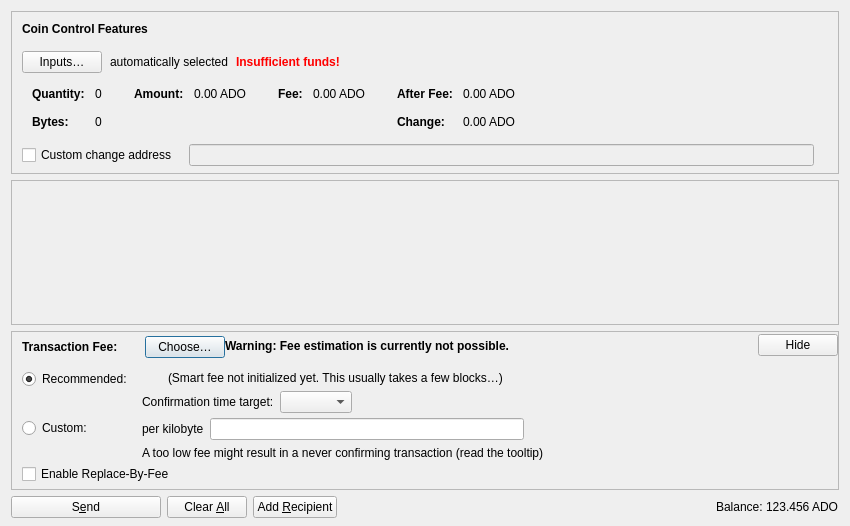
<?xml version="1.0" encoding="UTF-8"?>
<ui version="4.0">
 <class>SendCoinsDialog</class>
 <widget class="QDialog" name="SendCoinsDialog">
  <property name="geometry">
   <rect>
    <x>0</x>
    <y>0</y>
    <width>850</width>
    <height>526</height>
   </rect>
  </property>
  <property name="windowTitle">
   <string>Send Coins</string>
  </property>
  <layout class="QVBoxLayout" name="verticalLayout" stretch="0,1,0,0">
   <property name="bottomMargin">
    <number>8</number>
   </property>
   <item>
    <widget class="QFrame" name="frameCoinControl">
     <property name="sizePolicy">
      <sizepolicy hsizetype="Expanding" vsizetype="Expanding">
       <horstretch>0</horstretch>
       <verstretch>0</verstretch>
      </sizepolicy>
     </property>
     <property name="maximumSize">
      <size>
       <width>16777215</width>
       <height>16777215</height>
      </size>
     </property>
     <property name="frameShape">
      <enum>QFrame::StyledPanel</enum>
     </property>
     <property name="frameShadow">
      <enum>QFrame::Sunken</enum>
     </property>
     <layout class="QVBoxLayout" name="verticalLayoutCoinControl2">
      <property name="spacing">
       <number>0</number>
      </property>
      <property name="leftMargin">
       <number>0</number>
      </property>
      <property name="topMargin">
       <number>0</number>
      </property>
      <property name="rightMargin">
       <number>0</number>
      </property>
      <property name="bottomMargin">
       <number>6</number>
      </property>
      <item>
       <layout class="QVBoxLayout" name="verticalLayoutCoinControl" stretch="0,0,0,0,1">
        <property name="spacing">
         <number>0</number>
        </property>
        <property name="leftMargin">
         <number>10</number>
        </property>
        <property name="topMargin">
         <number>10</number>
        </property>
        <item>
         <layout class="QHBoxLayout" name="horizontalLayoutCoinControl1">
          <property name="bottomMargin">
           <number>15</number>
          </property>
          <item>
           <widget class="QLabel" name="labelCoinControlFeatures">
            <property name="sizePolicy">
             <sizepolicy hsizetype="Preferred" vsizetype="Maximum">
              <horstretch>0</horstretch>
              <verstretch>0</verstretch>
             </sizepolicy>
            </property>
            <property name="font">
             <font>
              <weight>75</weight>
              <bold>true</bold>
             </font>
            </property>
            <property name="styleSheet">
             <string notr="true">font-weight:bold;</string>
            </property>
            <property name="text">
             <string>Coin Control Features</string>
            </property>
           </widget>
          </item>
         </layout>
        </item>
        <item>
         <layout class="QHBoxLayout" name="horizontalLayoutCoinControl2" stretch="0,0,0,0">
          <property name="spacing">
           <number>8</number>
          </property>
          <property name="bottomMargin">
           <number>10</number>
          </property>
          <item>
           <widget class="QPushButton" name="pushButtonCoinControl">
            <property name="styleSheet">
             <string notr="true"/>
            </property>
            <property name="text">
             <string>Inputs…</string>
            </property>
            <property name="autoDefault">
             <bool>false</bool>
            </property>
           </widget>
          </item>
          <item>
           <widget class="QLabel" name="labelCoinControlAutomaticallySelected">
            <property name="text">
             <string>automatically selected</string>
            </property>
            <property name="margin">
             <number>5</number>
            </property>
           </widget>
          </item>
          <item>
           <widget class="QLabel" name="labelCoinControlInsuffFunds">
            <property name="font">
             <font>
              <weight>75</weight>
              <bold>true</bold>
             </font>
            </property>
            <property name="styleSheet">
             <string notr="true">color:red;font-weight:bold;</string>
            </property>
            <property name="text">
             <string>Insufficient funds!</string>
            </property>
            <property name="margin">
             <number>5</number>
            </property>
           </widget>
          </item>
          <item>
           <spacer name="horizontalSpacerCoinControl">
            <property name="orientation">
             <enum>Qt::Horizontal</enum>
            </property>
            <property name="sizeHint" stdset="0">
             <size>
              <width>40</width>
              <height>1</height>
             </size>
            </property>
           </spacer>
          </item>
         </layout>
        </item>
        <item>
         <widget class="QWidget" name="widgetCoinControl" native="true">
          <property name="sizePolicy">
           <sizepolicy hsizetype="Preferred" vsizetype="Preferred">
            <horstretch>0</horstretch>
            <verstretch>0</verstretch>
           </sizepolicy>
          </property>
          <property name="minimumSize">
           <size>
            <width>0</width>
            <height>0</height>
           </size>
          </property>
          <property name="styleSheet">
           <string notr="true"/>
          </property>
          <layout class="QHBoxLayout" name="horizontalLayoutCoinControl5">
           <property name="leftMargin">
            <number>0</number>
           </property>
           <property name="topMargin">
            <number>0</number>
           </property>
           <property name="rightMargin">
            <number>0</number>
           </property>
           <property name="bottomMargin">
            <number>0</number>
           </property>
           <item>
            <layout class="QHBoxLayout" name="horizontalLayoutCoinControl3" stretch="0,0,0,1">
             <property name="spacing">
              <number>20</number>
             </property>
             <property name="topMargin">
              <number>0</number>
             </property>
             <property name="bottomMargin">
              <number>10</number>
             </property>
             <item>
              <layout class="QFormLayout" name="formLayoutCoinControl1">
               <property name="labelAlignment">
                <set>Qt::AlignLeft|Qt::AlignVCenter</set>
               </property>
               <property name="horizontalSpacing">
                <number>10</number>
               </property>
               <property name="verticalSpacing">
                <number>14</number>
               </property>
               <property name="leftMargin">
                <number>10</number>
               </property>
               <property name="topMargin">
                <number>4</number>
               </property>
               <property name="rightMargin">
                <number>6</number>
               </property>
               <item row="0" column="0">
                <widget class="QLabel" name="labelCoinControlQuantityText">
                 <property name="font">
                  <font>
                   <weight>75</weight>
                   <bold>true</bold>
                  </font>
                 </property>
                 <property name="text">
                  <string>Quantity:</string>
                 </property>
                 <property name="margin">
                  <number>0</number>
                 </property>
                </widget>
               </item>
               <item row="0" column="1">
                <widget class="QLabel" name="labelCoinControlQuantity">
                 <property name="cursor">
                  <cursorShape>IBeamCursor</cursorShape>
                 </property>
                 <property name="contextMenuPolicy">
                  <enum>Qt::ActionsContextMenu</enum>
                 </property>
                 <property name="text">
                  <string notr="true">0</string>
                 </property>
                 <property name="margin">
                  <number>0</number>
                 </property>
                 <property name="textInteractionFlags">
                  <set>Qt::LinksAccessibleByMouse|Qt::TextSelectableByKeyboard|Qt::TextSelectableByMouse</set>
                 </property>
                </widget>
               </item>
               <item row="1" column="0">
                <widget class="QLabel" name="labelCoinControlBytesText">
                 <property name="font">
                  <font>
                   <weight>75</weight>
                   <bold>true</bold>
                  </font>
                 </property>
                 <property name="text">
                  <string>Bytes:</string>
                 </property>
                </widget>
               </item>
               <item row="1" column="1">
                <widget class="QLabel" name="labelCoinControlBytes">
                 <property name="cursor">
                  <cursorShape>IBeamCursor</cursorShape>
                 </property>
                 <property name="contextMenuPolicy">
                  <enum>Qt::ActionsContextMenu</enum>
                 </property>
                 <property name="text">
                  <string notr="true">0</string>
                 </property>
                 <property name="textInteractionFlags">
                  <set>Qt::LinksAccessibleByMouse|Qt::TextSelectableByKeyboard|Qt::TextSelectableByMouse</set>
                 </property>
                </widget>
               </item>
              </layout>
             </item>
             <item>
              <layout class="QFormLayout" name="formLayoutCoinControl2">
               <property name="horizontalSpacing">
                <number>10</number>
               </property>
               <property name="verticalSpacing">
                <number>14</number>
               </property>
               <property name="leftMargin">
                <number>6</number>
               </property>
               <property name="topMargin">
                <number>4</number>
               </property>
               <property name="rightMargin">
                <number>6</number>
               </property>
               <item row="0" column="0">
                <widget class="QLabel" name="labelCoinControlAmountText">
                 <property name="font">
                  <font>
                   <weight>75</weight>
                   <bold>true</bold>
                  </font>
                 </property>
                 <property name="text">
                  <string>Amount:</string>
                 </property>
                 <property name="margin">
                  <number>0</number>
                 </property>
                </widget>
               </item>
               <item row="0" column="1">
                <widget class="QLabel" name="labelCoinControlAmount">
                 <property name="cursor">
                  <cursorShape>IBeamCursor</cursorShape>
                 </property>
                 <property name="contextMenuPolicy">
                  <enum>Qt::ActionsContextMenu</enum>
                 </property>
                 <property name="text">
                  <string notr="true">0.00 ADO</string>
                 </property>
                 <property name="textInteractionFlags">
                  <set>Qt::LinksAccessibleByMouse|Qt::TextSelectableByKeyboard|Qt::TextSelectableByMouse</set>
                 </property>
                </widget>
               </item>
              </layout>
             </item>
             <item>
              <layout class="QFormLayout" name="formLayoutCoinControl3">
               <property name="horizontalSpacing">
                <number>10</number>
               </property>
               <property name="verticalSpacing">
                <number>14</number>
               </property>
               <property name="leftMargin">
                <number>6</number>
               </property>
               <property name="topMargin">
                <number>4</number>
               </property>
               <property name="rightMargin">
                <number>6</number>
               </property>
               <item row="0" column="0">
                <widget class="QLabel" name="labelCoinControlFeeText">
                 <property name="font">
                  <font>
                   <weight>75</weight>
                   <bold>true</bold>
                  </font>
                 </property>
                 <property name="text">
                  <string>Fee:</string>
                 </property>
                 <property name="margin">
                  <number>0</number>
                 </property>
                </widget>
               </item>
               <item row="0" column="1">
                <widget class="QLabel" name="labelCoinControlFee">
                 <property name="cursor">
                  <cursorShape>IBeamCursor</cursorShape>
                 </property>
                 <property name="contextMenuPolicy">
                  <enum>Qt::ActionsContextMenu</enum>
                 </property>
                 <property name="text">
                  <string notr="true">0.00 ADO</string>
                 </property>
                 <property name="textInteractionFlags">
                  <set>Qt::LinksAccessibleByMouse|Qt::TextSelectableByKeyboard|Qt::TextSelectableByMouse</set>
                 </property>
                </widget>
               </item>
              </layout>
             </item>
             <item>
              <layout class="QFormLayout" name="formLayoutCoinControl4">
               <property name="labelAlignment">
                <set>Qt::AlignLeft|Qt::AlignVCenter</set>
               </property>
               <property name="horizontalSpacing">
                <number>10</number>
               </property>
               <property name="verticalSpacing">
                <number>14</number>
               </property>
               <property name="leftMargin">
                <number>6</number>
               </property>
               <property name="topMargin">
                <number>4</number>
               </property>
               <property name="rightMargin">
                <number>6</number>
               </property>
               <item row="0" column="0">
                <widget class="QLabel" name="labelCoinControlAfterFeeText">
                 <property name="font">
                  <font>
                   <weight>75</weight>
                   <bold>true</bold>
                  </font>
                 </property>
                 <property name="text">
                  <string>After Fee:</string>
                 </property>
                 <property name="margin">
                  <number>0</number>
                 </property>
                </widget>
               </item>
               <item row="0" column="1">
                <widget class="QLabel" name="labelCoinControlAfterFee">
                 <property name="cursor">
                  <cursorShape>IBeamCursor</cursorShape>
                 </property>
                 <property name="contextMenuPolicy">
                  <enum>Qt::ActionsContextMenu</enum>
                 </property>
                 <property name="text">
                  <string notr="true">0.00 ADO</string>
                 </property>
                 <property name="textInteractionFlags">
                  <set>Qt::LinksAccessibleByMouse|Qt::TextSelectableByKeyboard|Qt::TextSelectableByMouse</set>
                 </property>
                </widget>
               </item>
               <item row="1" column="0">
                <widget class="QLabel" name="labelCoinControlChangeText">
                 <property name="font">
                  <font>
                   <weight>75</weight>
                   <bold>true</bold>
                  </font>
                 </property>
                 <property name="text">
                  <string>Change:</string>
                 </property>
                </widget>
               </item>
               <item row="1" column="1">
                <widget class="QLabel" name="labelCoinControlChange">
                 <property name="cursor">
                  <cursorShape>IBeamCursor</cursorShape>
                 </property>
                 <property name="contextMenuPolicy">
                  <enum>Qt::ActionsContextMenu</enum>
                 </property>
                 <property name="text">
                  <string notr="true">0.00 ADO</string>
                 </property>
                 <property name="textInteractionFlags">
                  <set>Qt::LinksAccessibleByMouse|Qt::TextSelectableByKeyboard|Qt::TextSelectableByMouse</set>
                 </property>
                </widget>
               </item>
              </layout>
             </item>
            </layout>
           </item>
          </layout>
         </widget>
        </item>
        <item>
         <layout class="QHBoxLayout" name="horizontalLayoutCoinControl4" stretch="0,0,0">
          <property name="spacing">
           <number>12</number>
          </property>
          <property name="sizeConstraint">
           <enum>QLayout::SetDefaultConstraint</enum>
          </property>
          <property name="topMargin">
           <number>5</number>
          </property>
          <property name="rightMargin">
           <number>5</number>
          </property>
          <item>
           <widget class="QCheckBox" name="checkBoxCoinControlChange">
            <property name="toolTip">
             <string>If this is activated, but the change address is empty or invalid, change will be sent to a newly generated address.</string>
            </property>
            <property name="text">
             <string>Custom change address</string>
            </property>
           </widget>
          </item>
          <item>
           <widget class="QValidatedLineEdit" name="lineEditCoinControlChange">
            <property name="enabled">
             <bool>false</bool>
            </property>
            <property name="sizePolicy">
             <sizepolicy hsizetype="Expanding" vsizetype="Fixed">
              <horstretch>0</horstretch>
              <verstretch>0</verstretch>
             </sizepolicy>
            </property>
           </widget>
          </item>
          <item>
           <widget class="QLabel" name="labelCoinControlChangeLabel">
            <property name="sizePolicy">
             <sizepolicy hsizetype="Preferred" vsizetype="Expanding">
              <horstretch>0</horstretch>
              <verstretch>0</verstretch>
             </sizepolicy>
            </property>
            <property name="minimumSize">
             <size>
              <width>0</width>
              <height>0</height>
             </size>
            </property>
            <property name="text">
             <string/>
            </property>
            <property name="margin">
             <number>3</number>
            </property>
           </widget>
          </item>
         </layout>
        </item>
        <item>
         <spacer name="verticalSpacerCoinControl">
          <property name="orientation">
           <enum>Qt::Vertical</enum>
          </property>
          <property name="sizeHint" stdset="0">
           <size>
            <width>800</width>
            <height>1</height>
           </size>
          </property>
         </spacer>
        </item>
       </layout>
      </item>
     </layout>
    </widget>
   </item>
   <item>
    <widget class="QScrollArea" name="scrollArea">
     <property name="widgetResizable">
      <bool>true</bool>
     </property>
     <widget class="QWidget" name="scrollAreaWidgetContents">
      <property name="geometry">
       <rect>
        <x>0</x>
        <y>0</y>
        <width>830</width>
        <height>104</height>
       </rect>
      </property>
      <layout class="QVBoxLayout" name="verticalLayout_2" stretch="0,1">
       <property name="leftMargin">
        <number>0</number>
       </property>
       <property name="topMargin">
        <number>0</number>
       </property>
       <property name="rightMargin">
        <number>0</number>
       </property>
       <property name="bottomMargin">
        <number>0</number>
       </property>
       <item>
        <layout class="QVBoxLayout" name="entries">
         <property name="spacing">
          <number>6</number>
         </property>
        </layout>
       </item>
       <item>
        <spacer name="verticalSpacer">
         <property name="orientation">
          <enum>Qt::Vertical</enum>
         </property>
         <property name="sizeHint" stdset="0">
          <size>
           <width>20</width>
           <height>40</height>
          </size>
         </property>
        </spacer>
       </item>
      </layout>
     </widget>
    </widget>
   </item>
   <item>
    <widget class="QFrame" name="frameFee">
     <property name="sizePolicy">
      <sizepolicy hsizetype="Expanding" vsizetype="Expanding">
       <horstretch>0</horstretch>
       <verstretch>0</verstretch>
      </sizepolicy>
     </property>
     <property name="maximumSize">
      <size>
       <width>16777215</width>
       <height>16777215</height>
      </size>
     </property>
     <property name="frameShape">
      <enum>QFrame::StyledPanel</enum>
     </property>
     <property name="frameShadow">
      <enum>QFrame::Sunken</enum>
     </property>
     <layout class="QVBoxLayout" name="verticalLayoutFee1">
      <property name="spacing">
       <number>0</number>
      </property>
      <property name="leftMargin">
       <number>0</number>
      </property>
      <property name="topMargin">
       <number>0</number>
      </property>
      <property name="rightMargin">
       <number>0</number>
      </property>
      <property name="bottomMargin">
       <number>0</number>
      </property>
      <item>
       <layout class="QVBoxLayout" name="verticalLayoutFee2" stretch="0,0,0">
        <property name="spacing">
         <number>0</number>
        </property>
        <property name="leftMargin">
         <number>10</number>
        </property>
        <property name="topMargin">
         <number>0</number>
        </property>
        <item>
         <layout class="QHBoxLayout" name="horizontalLayoutFee1">
          <property name="bottomMargin">
           <number>0</number>
          </property>
          <item>
           <layout class="QVBoxLayout" name="verticalLayoutFee7">
            <property name="spacing">
             <number>0</number>
            </property>
            <item>
             <spacer name="verticalSpacerSmartFee">
              <property name="orientation">
               <enum>Qt::Vertical</enum>
              </property>
              <property name="sizeType">
               <enum>QSizePolicy::Fixed</enum>
              </property>
              <property name="sizeHint" stdset="0">
               <size>
                <width>1</width>
                <height>4</height>
               </size>
              </property>
             </spacer>
            </item>
            <item>
             <layout class="QHBoxLayout" name="horizontalLayoutSmartFee">
              <property name="spacing">
               <number>10</number>
              </property>
              <item>
               <widget class="QLabel" name="labelFeeHeadline">
                <property name="sizePolicy">
                 <sizepolicy hsizetype="Preferred" vsizetype="Maximum">
                  <horstretch>0</horstretch>
                  <verstretch>0</verstretch>
                 </sizepolicy>
                </property>
                <property name="font">
                 <font>
                  <weight>75</weight>
                  <bold>true</bold>
                 </font>
                </property>
                <property name="styleSheet">
                 <string notr="true">font-weight:bold;</string>
                </property>
                <property name="text">
                 <string>Transaction Fee:</string>
                </property>
               </widget>
              </item>
              <item>
               <widget class="QLabel" name="labelFeeMinimized">
                <property name="text">
                 <string/>
                </property>
               </widget>
              </item>
              <item>
               <widget class="QPushButton" name="buttonChooseFee">
                <property name="text">
                 <string>Choose…</string>
                </property>
               </widget>
              </item>
             </layout>
            </item>
            <item>
             <spacer name="verticalSpacer_5">
              <property name="orientation">
               <enum>Qt::Vertical</enum>
              </property>
              <property name="sizeHint" stdset="0">
               <size>
                <width>1</width>
                <height>1</height>
               </size>
              </property>
             </spacer>
            </item>
           </layout>
          </item>
          <item>
           <widget class="QLabel" name="fallbackFeeWarningLabel">
            <property name="toolTip">
             <string>Using the fallbackfee can result in sending a transaction that will take several hours or days (or never) to confirm. Consider choosing your fee manually or wait until you have validated the complete chain.</string>
            </property>
            <property name="font">
            <font>
                <weight>75</weight>
                <bold>true</bold>
            </font>
            </property>
            <property name="text">
             <string>Warning: Fee estimation is currently not possible.</string>
            </property>
            <property name="wordWrap">
             <bool>false</bool>
            </property>
           </widget>
          </item>
          <item>
           <spacer name="horizontalSpacer_4">
            <property name="orientation">
             <enum>Qt::Horizontal</enum>
            </property>
            <property name="sizeType">
             <enum>QSizePolicy::MinimumExpanding</enum>
            </property>
            <property name="sizeHint" stdset="0">
             <size>
              <width>40</width>
              <height>20</height>
             </size>
            </property>
           </spacer>
          </item>
          <item>
           <widget class="QPushButton" name="buttonMinimizeFee">
            <property name="toolTip">
             <string>Hide transaction fee settings</string>
            </property>
            <property name="text">
             <string>Hide</string>
            </property>
           </widget>
          </item>
         </layout>
        </item>
        <item>
         <widget class="QFrame" name="frameFeeSelection">
          <layout class="QVBoxLayout" name="verticalLayoutFee12">
           <property name="spacing">
            <number>0</number>
           </property>
           <property name="leftMargin">
            <number>0</number>
           </property>
           <property name="topMargin">
            <number>0</number>
           </property>
           <property name="rightMargin">
            <number>0</number>
           </property>
           <property name="bottomMargin">
            <number>0</number>
           </property>
           <item>
            <layout class="QGridLayout" name="gridLayoutFee">
             <property name="topMargin">
              <number>10</number>
             </property>
             <property name="bottomMargin">
              <number>4</number>
             </property>
             <property name="horizontalSpacing">
              <number>10</number>
             </property>
             <property name="verticalSpacing">
              <number>4</number>
             </property>
             <item row="1" column="1">
              <layout class="QVBoxLayout" name="verticalLayoutFee8">
               <property name="spacing">
                <number>6</number>
               </property>
               <item>
                <layout class="QHBoxLayout" name="horizontalLayoutFee13">
                 <item>
                  <widget class="QLabel" name="labelCustomPerKilobyte">
                   <property name="toolTip">
                    <string>Specify a custom fee per kB (1,000 bytes) of the transaction's virtual size.

Note:  Since the fee is calculated on a per-byte basis, a fee rate of "100 angels per kvB" for a transaction size of 500 virtual bytes (half of 1 kvB) would ultimately yield a fee of only 50 angels.</string>
                   </property>
                   <property name="text">
                    <string>per kilobyte</string>
                   </property>
                  </widget>
                 </item>
                 <item>
                  <widget class="BitcoinAmountField" name="customFee"/>
                 </item>
                 <item>
                  <spacer name="horizontalSpacer_6">
                   <property name="orientation">
                    <enum>Qt::Horizontal</enum>
                   </property>
                   <property name="sizeHint" stdset="0">
                    <size>
                     <width>1</width>
                     <height>1</height>
                    </size>
                   </property>
                  </spacer>
                 </item>
                </layout>
               </item>
               <item>
                <layout class="QHBoxLayout" name="horizontalLayoutFee8">
                 <item>
                  <widget class="QLabel" name="labelCustomFeeWarning">
                   <property name="enabled">
                    <bool>true</bool>
                   </property>
                   <property name="toolTip">
                    <string>When there is less transaction volume than space in the blocks, miners as well as relaying nodes may enforce a minimum fee. Paying only this minimum fee is just fine, but be aware that this can result in a never confirming transaction once there is more demand for adonai transactions than the network can process.</string>
                   </property>
                   <property name="text">
                    <string>A too low fee might result in a never confirming transaction (read the tooltip)</string>
                   </property>
                  </widget>
                 </item>
                 <item>
                  <spacer name="horizontalSpacer_2">
                   <property name="orientation">
                    <enum>Qt::Horizontal</enum>
                   </property>
                   <property name="sizeHint" stdset="0">
                    <size>
                     <width>1</width>
                     <height>1</height>
                    </size>
                   </property>
                  </spacer>
                 </item>
                </layout>
               </item>
              </layout>
             </item>
             <item row="0" column="0">
              <layout class="QVBoxLayout" name="verticalLayoutFee4" stretch="0,1">
               <item>
                <widget class="QRadioButton" name="radioSmartFee">
                 <property name="text">
                  <string>Recommended:</string>
                 </property>
                 <property name="checked">
                  <bool>true</bool>
                 </property>
                 <attribute name="buttonGroup">
                  <string notr="true">groupFee</string>
                 </attribute>
                </widget>
               </item>
               <item>
                <spacer name="verticalSpacer_2">
                 <property name="orientation">
                  <enum>Qt::Vertical</enum>
                 </property>
                 <property name="sizeHint" stdset="0">
                  <size>
                   <width>1</width>
                   <height>1</height>
                  </size>
                 </property>
                </spacer>
               </item>
              </layout>
             </item>
             <item row="1" column="0">
              <layout class="QVBoxLayout" name="verticalLayoutFee9" stretch="0,1">
               <item>
                <widget class="QRadioButton" name="radioCustomFee">
                 <property name="text">
                  <string>Custom:</string>
                 </property>
                 <attribute name="buttonGroup">
                  <string notr="true">groupFee</string>
                 </attribute>
                </widget>
               </item>
               <item>
                <spacer name="verticalSpacer_6">
                 <property name="orientation">
                  <enum>Qt::Vertical</enum>
                 </property>
                 <property name="sizeHint" stdset="0">
                  <size>
                   <width>1</width>
                   <height>1</height>
                  </size>
                 </property>
                </spacer>
               </item>
              </layout>
             </item>
             <item row="0" column="1">
              <layout class="QVBoxLayout" name="verticalLayoutFee3" stretch="0,0,1">
               <property name="spacing">
                <number>6</number>
               </property>
               <property name="topMargin">
                <number>2</number>
               </property>
               <item>
                <layout class="QHBoxLayout" name="horizontalLayoutFee12">
                 <item>
                  <widget class="QLabel" name="labelSmartFee">
                   <property name="text">
                    <string/>
                   </property>
                  </widget>
                 </item>
                 <item>
                  <widget class="QLabel" name="labelFeeEstimation">
                   <property name="text">
                    <string/>
                   </property>
                  </widget>
                 </item>
                 <item>
                  <widget class="QLabel" name="labelSmartFee2">
                   <property name="text">
                    <string>(Smart fee not initialized yet. This usually takes a few blocks…)</string>
                   </property>
                  </widget>
                 </item>
                 <item>
                  <spacer name="horizontalSpacer_5">
                   <property name="orientation">
                    <enum>Qt::Horizontal</enum>
                   </property>
                   <property name="sizeHint" stdset="0">
                    <size>
                     <width>1</width>
                     <height>1</height>
                    </size>
                   </property>
                  </spacer>
                 </item>
                </layout>
               </item>
               <item>
                <layout class="QHBoxLayout" name="horizontalLayoutFee9">
                 <item>
                  <layout class="QVBoxLayout" name="verticalLayoutFee6">
                   <item>
                    <widget class="QLabel" name="labelSmartFee3">
                     <property name="text">
                      <string>Confirmation time target:</string>
                     </property>
                    </widget>
                   </item>
                  </layout>
                 </item>
                 <item>
                  <layout class="QVBoxLayout" name="verticalLayoutFee5">
                   <property name="rightMargin">
                    <number>30</number>
                   </property>
                   <item>
                    <layout class="QHBoxLayout" name="horizontalLayoutConfTarget">
                     <property name="bottomMargin">
                      <number>0</number>
                     </property>
                     <item>
                      <widget class="QComboBox" name="confTargetSelector"/>
                     </item>
                     <item>
                      <spacer name="horizontalSpacerConfTarget">
                       <property name="orientation">
                        <enum>Qt::Horizontal</enum>
                       </property>
                       <property name="sizeHint" stdset="0">
                        <size>
                         <width>40</width>
                         <height>20</height>
                        </size>
                       </property>
                      </spacer>
                     </item>
                    </layout>
                   </item>
                  </layout>
                 </item>
                </layout>
               </item>
               <item>
                <spacer name="verticalSpacer_4">
                 <property name="orientation">
                  <enum>Qt::Vertical</enum>
                 </property>
                 <property name="sizeHint" stdset="0">
                  <size>
                   <width>1</width>
                   <height>1</height>
                  </size>
                 </property>
                </spacer>
               </item>
              </layout>
             </item>
            </layout>
           </item>
           <item>
            <widget class="QCheckBox" name="optInRBF">
             <property name="text">
              <string>Enable Replace-By-Fee</string>
             </property>
             <property name="toolTip">
              <string>With Replace-By-Fee (BIP-125) you can increase a transaction's fee after it is sent. Without this, a higher fee may be recommended to compensate for increased transaction delay risk.</string>
             </property>
            </widget>
           </item>
          </layout>
         </widget>
        </item>
        <item>
         <spacer name="verticalSpacerFee">
          <property name="orientation">
           <enum>Qt::Vertical</enum>
          </property>
          <property name="sizeHint" stdset="0">
           <size>
            <width>40</width>
            <height>5</height>
           </size>
          </property>
         </spacer>
        </item>
       </layout>
      </item>
     </layout>
    </widget>
   </item>
   <item>
    <layout class="QHBoxLayout" name="horizontalLayout">
     <item>
      <widget class="QPushButton" name="sendButton">
       <property name="minimumSize">
        <size>
         <width>150</width>
         <height>0</height>
        </size>
       </property>
       <property name="toolTip">
        <string>Confirm the send action</string>
       </property>
       <property name="text">
        <string>S&amp;end</string>
       </property>
       <property name="icon">
        <iconset resource="../adonai.qrc">
         <normaloff>:/icons/send</normaloff>:/icons/send</iconset>
       </property>
       <property name="autoDefault">
        <bool>false</bool>
       </property>
       <property name="default">
        <bool>false</bool>
       </property>
      </widget>
     </item>
     <item>
      <widget class="QPushButton" name="clearButton">
       <property name="sizePolicy">
        <sizepolicy hsizetype="Minimum" vsizetype="Fixed">
         <horstretch>0</horstretch>
         <verstretch>0</verstretch>
        </sizepolicy>
       </property>
       <property name="toolTip">
        <string>Clear all fields of the form.</string>
       </property>
       <property name="text">
        <string>Clear &amp;All</string>
       </property>
       <property name="icon">
        <iconset resource="../adonai.qrc">
         <normaloff>:/icons/remove</normaloff>:/icons/remove</iconset>
       </property>
       <property name="autoDefault">
        <bool>false</bool>
       </property>
      </widget>
     </item>
     <item>
      <widget class="QPushButton" name="addButton">
       <property name="toolTip">
        <string>Send to multiple recipients at once</string>
       </property>
       <property name="text">
        <string>Add &amp;Recipient</string>
       </property>
       <property name="icon">
        <iconset resource="../adonai.qrc">
         <normaloff>:/icons/add</normaloff>:/icons/add</iconset>
       </property>
       <property name="autoDefault">
        <bool>false</bool>
       </property>
      </widget>
     </item>
     <item>
      <spacer name="horizontalSpacer">
       <property name="orientation">
        <enum>Qt::Horizontal</enum>
       </property>
       <property name="sizeHint" stdset="0">
        <size>
         <width>40</width>
         <height>20</height>
        </size>
       </property>
      </spacer>
     </item>
     <item>
      <layout class="QHBoxLayout" name="horizontalLayout_2">
       <property name="spacing">
        <number>3</number>
       </property>
       <item>
        <widget class="QLabel" name="labelBalanceName">
         <property name="sizePolicy">
          <sizepolicy hsizetype="Preferred" vsizetype="Fixed">
           <horstretch>0</horstretch>
           <verstretch>0</verstretch>
          </sizepolicy>
         </property>
         <property name="text">
          <string>Balance:</string>
         </property>
        </widget>
       </item>
       <item>
        <widget class="QLabel" name="labelBalance">
         <property name="sizePolicy">
          <sizepolicy hsizetype="Preferred" vsizetype="Fixed">
           <horstretch>0</horstretch>
           <verstretch>0</verstretch>
          </sizepolicy>
         </property>
         <property name="cursor">
          <cursorShape>IBeamCursor</cursorShape>
         </property>
         <property name="text">
          <string notr="true">123.456 ADO</string>
         </property>
         <property name="textInteractionFlags">
          <set>Qt::LinksAccessibleByMouse|Qt::TextSelectableByKeyboard|Qt::TextSelectableByMouse</set>
         </property>
        </widget>
       </item>
      </layout>
     </item>
    </layout>
   </item>
  </layout>
 </widget>
 <customwidgets>
  <customwidget>
   <class>QValidatedLineEdit</class>
   <extends>QLineEdit</extends>
   <header>qt/qvalidatedlineedit.h</header>
  </customwidget>
  <customwidget>
   <class>BitcoinAmountField</class>
   <extends>QLineEdit</extends>
   <header>qt/adonaiamountfield.h</header>
   <container>1</container>
  </customwidget>
 </customwidgets>
 <resources>
  <include location="../adonai.qrc"/>
 </resources>
 <connections/>
 <buttongroups>
  <buttongroup name="groupFee"/>
 </buttongroups>
</ui>
